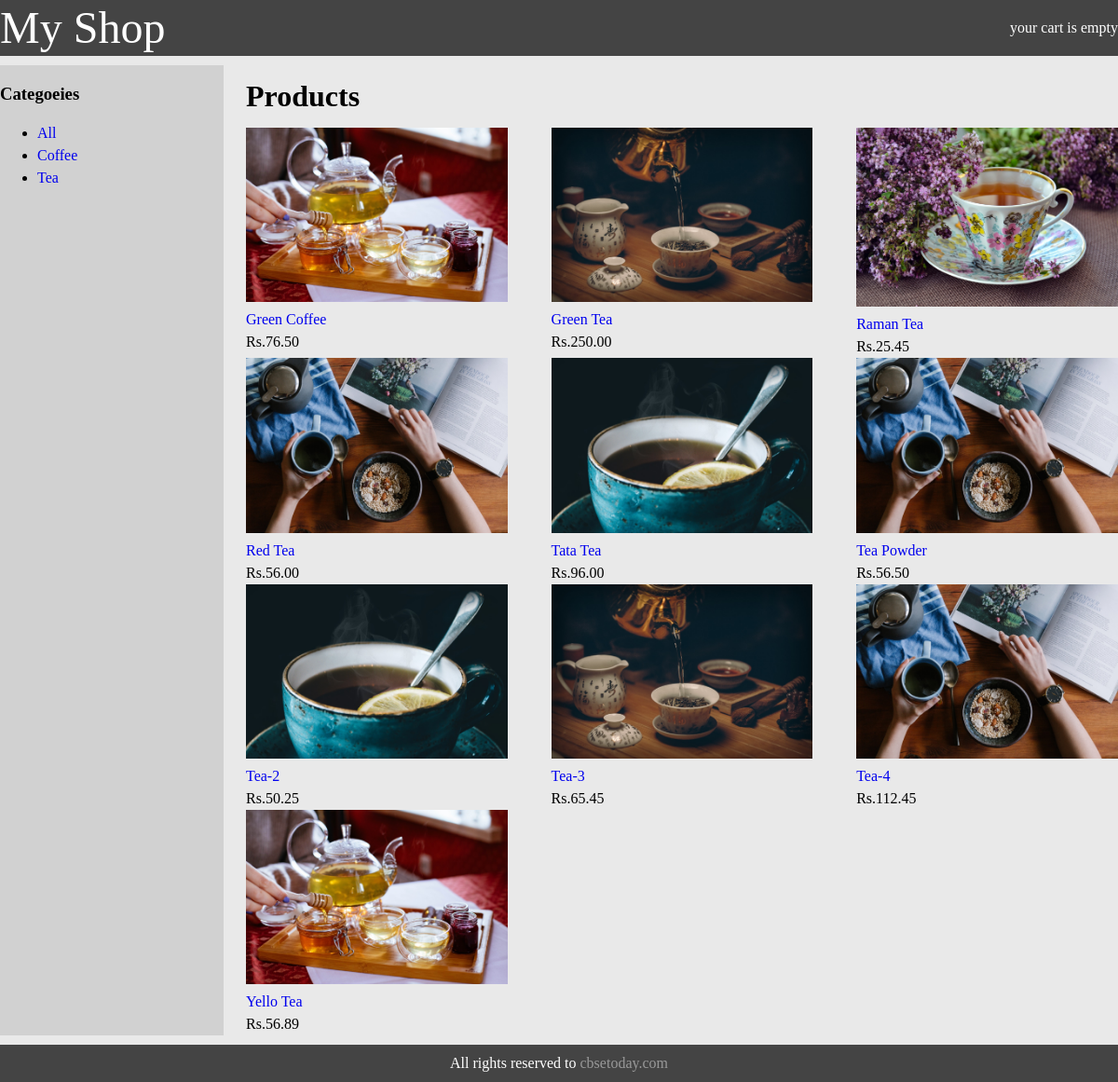
The page / on the database its author committed.
### shop/models.py (models this page shows, shortened)
class Category(models.Model):
    name = models.CharField(max_length=200, db_index=True)
    slug = models.SlugField(max_length=200, unique=True)
    class Meta:
        ordering = ('name',)
        verbose_name = 'Category'
        verbose_name_plural = 'Categories'
    def get_absolute_url(self):
        return reverse("shop:product_list_by_category", args=[self.slug])

class Product(models.Model):
    category = models.ForeignKey(
        Category, related_name='Products', on_delete=models.CASCADE)
    name = models.CharField(max_length=200, db_index=True)
    slug = models.SlugField(max_length=200, db_index=True)
    image = models.ImageField(upload_to='products/%Y/%m/%d', blank=True)
    description = models.TextField(blank=True)
    price = models.DecimalField(max_digits=10, decimal_places=2)
    available = models.BooleanField(default=True)
    created = models.DateTimeField(auto_now_add=True)
    updated = models.DateTimeField(auto_now=True)
    class Meta:
        ordering = ('name',)
        index_together = (('id', 'slug'),)
    def get_absolute_url(self):
        return reverse("shop:product_detail", args=[self.id, self.slug])

### shop/views.py (the view)
# urls.py: path('', product_list, name='product_list'),
def product_list(request, category_slug=None):
    category = None
    categories = Category.objects.all()
    products = Product.objects.filter(available=True)
    if category_slug:
        category = get_object_or_404(Category, slug=category_slug)
        products = products.filter(category=category)
    return render(request, 'shop/product/listing.html', {'category': category, 'products': products, 'categories': categories})

### shop/templates/shop/product/listing.html (shortened to what this page needs)
{% extends 'shop/base.html' %}
{% load static %}
{% block content %}
<div class="container">
    <div class="sidebar">
        <h3>Categoeies</h3>
        <ul>
            <li {% if not category %} class="selected" {% endif %}>
                <a href="{% url 'shop:product_list' %}">All</a>
            </li>
            {% for c in categories %}
            <li {% if category.slug == c.slug %} class="selected" {% endif %}> <a
                    href="{{ c.get_absolute_url  }}">{{c.name}}</a> </li>
            {% endfor %}
        </ul>
    </div>
    <div class="main">
        <h1>{% if category %} {{category.name}} {% else %} Products {% endif %}</h1>
        <div class="content">
            {% for product in products %}
            <div class="item">
                <a href="{{ product.get_absolute_url }}"><img class="responsive"
                        src="{% if product.image %} {{product.image.url}} {% else %} {% static 'img/default.png' %} {% endif %}" /></a>
                <a href="{{ product.get_absolute_url }}">{{product.name}}</a>
                <br />
                Rs.{{product.price}}
            </div>
            {% endfor %}
        </div>
    </div>
</div>
{% endblock %}

### shop/templates/shop/base.html (shortened to what this page needs)
{% load static %}
<!DOCTYPE html>
<html lang="en">
    <head>
        <link rel="stylesheet" href="{% static 'css/base.css' %}">
    </head>
    <body>
        <div id="header">
            <div class="container">
                <div class="logo">
                    <a href="{% url 'shop:product_list' %}">My Shop</a>
                </div>
                <div class="cart">
                    your cart is empty
                </div>
            </div>
        </div>
        <div id="content">
            {% block content %}
            {% endblock %}
        </div>
        <div id="footer">
            <div class="container">
                <p>All rights reserved to <a href="https://cbsetoday.com" target="_blank">cbsetoday.com</a></p>
            </div>
        </div>
    </body>
</html>

### shop/static/css/base.css (style rules this page uses)
body { font-size:16px;line-height:24px;margin:0 auto;box-sizing: border-box;background:#e9e9e9; }
a { text-decoration:none; }
.responsive { width:100%;height:auto; }
#header { background:#444;color:#fff;height:60px;line-height:60px;margin-bottom:10px; }
#header a { text-decoration: none;font-size:48px;color:#fff; }
.container { width:100%;max-width:1300px;display:flex;justify-content:space-between;margin:0 auto;padding: 0; }
.container .sidebar { flex-basis:20%;background:#d1d1d1; }
.container .main { flex-basis:78%; }
.container .main .content { display:flex;justify-content:space-between ;flex-wrap:wrap; }
.container .main .content .item { flex-basis:30%; }
#footer { background:#444;color:#fff;margin-top:10px; }
#footer p { margin:0 auto;line-height:40px; }
#footer a { color:#999; }

### rows shown on the page
Category: name "Coffee"
Category: name "Tea"
Product: image (picture), name "Green Coffee", price "76.50"
Product: image (picture), name "Green Tea", price "250.00"
Product: image (picture), name "Raman Tea", price "25.45"
Product: image (picture), name "Red Tea", price "56.00"
Product: image (picture), name "Tata Tea", price "96.00"
Product: image (picture), name "Tea Powder", price "56.50"
Product: image (picture), name "Tea-2", price "50.25"
Product: image (picture), name "Tea-3", price "65.45"
Product: image (picture), name "Tea-4", price "112.45"
Product: image (picture), name "Yello Tea", price "56.89"
